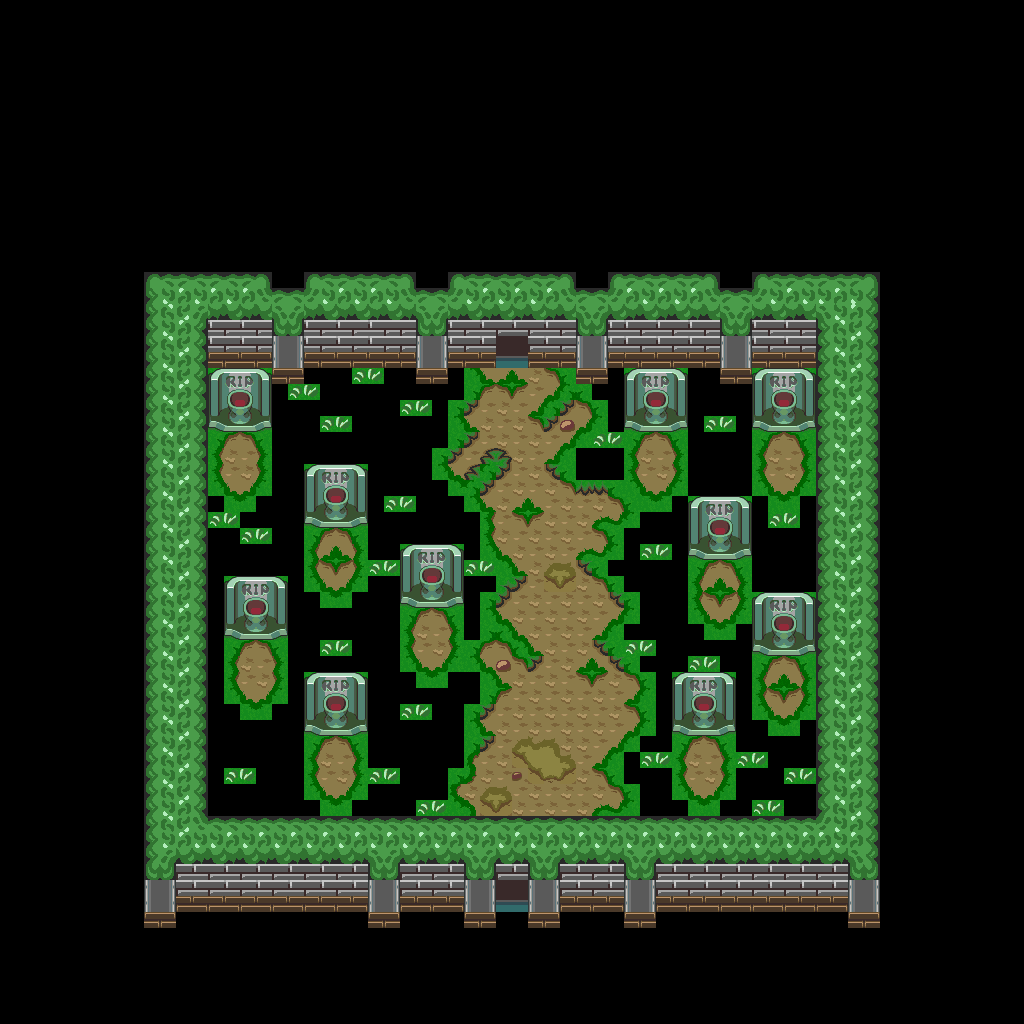

A 2D game scene composited from a Tiled map and its tileset images. What follows is a short description and the map's XML, with each tile layer's data collapsed to a summary:
An orthogonal 64x64 tile map with 16x16 px tiles, 1 tile layer (base), 1 hidden layer not drawn and 14 objects.

<map version="1.10" tiledversion="1.12.1" orientation="orthogonal" renderorder="right-down" width="64" height="64" tilewidth="16" tileheight="16" infinite="0" nextlayerid="3" nextobjectid="15">
 <tileset firstgid="1" source="../classiciphone_pics4.tsx" />
 <layer id="1" name="base" width="64" height="64">
  <data>[4096 cells, 3707 non-empty, 84 distinct tile ids]</data>
 </layer>
 <layer id="2" name="collision" width="64" height="64" visible="0">
  <properties><property name="collision" value="true" /></properties>
  <data>[4096 cells, 3126 non-empty, 1 distinct tile ids]</data>
 </layer>
 <objectgroup id="3" name="npcs">
  <object id="1" x="416.0" y="336.0" width="16" height="16">
   <properties>
    <property name="gani" value="candle.mng" />
    <property name="script" type="string">-- Auto-converted from GraalScript
self.dontblock = true
-- drawunderplayer;</property>
   </properties>
  </object>
  <object id="2" x="576.0" y="336.0" width="16" height="16">
   <properties>
    <property name="gani" value="candle.mng" />
    <property name="script" type="string">-- Auto-converted from GraalScript
self.dontblock = true
-- drawunderplayer;</property>
   </properties>
  </object>
  <object id="3" x="720.0" y="336.0" width="16" height="16">
   <properties>
    <property name="gani" value="candle.mng" />
    <property name="script" type="string">-- Auto-converted from GraalScript
self.dontblock = true
-- drawunderplayer;</property>
   </properties>
  </object>
  <object id="4" x="272.0" y="336.0" width="16" height="16">
   <properties>
    <property name="gani" value="candle.mng" />
    <property name="script" type="string">-- Auto-converted from GraalScript
self.dontblock = true
-- drawunderplayer;</property>
   </properties>
  </object>
  <object id="5" x="368.0" y="272.0" width="16" height="16">
   <properties>
    <property name="gani" value="light4.png" />
    <property name="script" type="string">-- Auto-converted from GraalScript
-- [CLIENT-SIDE — server no-op]
-- if (created) {
-- 
-- dontblock;
-- }
-- if (playerenters) {
-- setcoloreffect 1,0.6,0,0.5;
-- drawaslight;
-- this.zoom = 1;
-- timeout = 0.05;
-- }
-- if (timeout) {
-- if (this.zoom&lt;=1) {
-- this.ds=1;
-- }
-- else if (this.zoom&gt;=1.1) {
-- this.ds=0;
-- }
-- if (this.ds==1) {
-- this.zoom += 0.02;
-- setzoomeffect this.zoom;
-- }
-- else if (this.ds==0) {
-- this.zoom -= 0.03;
-- setzoomeffect this.zoom;
-- }
-- timeout = 0.05;
-- }</property>
   </properties>
  </object>
  <object id="6" x="224.0" y="272.0" width="16" height="16">
   <properties>
    <property name="gani" value="light4.png" />
    <property name="script" type="string">-- Auto-converted from GraalScript
-- [CLIENT-SIDE — server no-op]
-- if (created) {
-- 
-- dontblock;
-- }
-- if (playerenters) {
-- setcoloreffect 1,0.6,0,0.5;
-- drawaslight;
-- this.zoom = 1;
-- timeout = 0.05;
-- }
-- if (timeout) {
-- if (this.zoom&lt;=1) {
-- this.ds=1;
-- }
-- else if (this.zoom&gt;=1.1) {
-- this.ds=0;
-- }
-- if (this.ds==1) {
-- this.zoom += 0.02;
-- setzoomeffect this.zoom;
-- }
-- else if (this.ds==0) {
-- this.zoom -= 0.03;
-- setzoomeffect this.zoom;
-- }
-- timeout = 0.05;
-- }</property>
   </properties>
  </object>
  <object id="7" x="528.0" y="272.0" width="16" height="16">
   <properties>
    <property name="gani" value="light4.png" />
    <property name="script" type="string">-- Auto-converted from GraalScript
-- [CLIENT-SIDE — server no-op]
-- if (created) {
-- 
-- dontblock;
-- }
-- if (playerenters) {
-- setcoloreffect 1,0.6,0,0.5;
-- drawaslight;
-- this.zoom = 1;
-- timeout = 0.05;
-- }
-- if (timeout) {
-- if (this.zoom&lt;=1) {
-- this.ds=1;
-- }
-- else if (this.zoom&gt;=1.1) {
-- this.ds=0;
-- }
-- if (this.ds==1) {
-- this.zoom += 0.02;
-- setzoomeffect this.zoom;
-- }
-- else if (this.ds==0) {
-- this.zoom -= 0.03;
-- setzoomeffect this.zoom;
-- }
-- timeout = 0.05;
-- }</property>
   </properties>
  </object>
  <object id="8" x="672.0" y="272.0" width="16" height="16">
   <properties>
    <property name="gani" value="light4.png" />
    <property name="script" type="string">-- Auto-converted from GraalScript
-- [CLIENT-SIDE — server no-op]
-- if (created) {
-- 
-- dontblock;
-- }
-- if (playerenters) {
-- setcoloreffect 1,0.6,0,0.5;
-- drawaslight;
-- this.zoom = 1;
-- timeout = 0.05;
-- }
-- if (timeout) {
-- if (this.zoom&lt;=1) {
-- this.ds=1;
-- }
-- else if (this.zoom&gt;=1.1) {
-- this.ds=0;
-- }
-- if (this.ds==1) {
-- this.zoom += 0.02;
-- setzoomeffect this.zoom;
-- }
-- else if (this.ds==0) {
-- this.zoom -= 0.03;
-- setzoomeffect this.zoom;
-- }
-- timeout = 0.05;
-- }</property>
   </properties>
  </object>
  <object id="9" x="240.0" y="400.0" width="16" height="16">
   <properties>
    <property name="gani" value="halloweenc-fog.png" />
    <property name="script" type="string">-- Auto-converted from GraalScript
-- if (created) {
-- setimg halloweenc-fog.png;
self.dontblock = true
end
-- [CLIENT-SIDE — server no-op]
-- if (playerenters) {
-- setcoloreffect 1,1,1,0.33;
-- setzoomeffect 2;
-- drawaslight;
-- }</property>
   </properties>
  </object>
  <object id="10" x="528.0" y="448.0" width="16" height="16">
   <properties>
    <property name="gani" value="halloweenc-fog.png" />
    <property name="script" type="string">-- Auto-converted from GraalScript
-- if (created) {
-- setimg halloweenc-fog.png;
self.dontblock = true
end
-- [CLIENT-SIDE — server no-op]
-- if (playerenters) {
-- setcoloreffect 1,1,1,0.33;
-- setzoomeffect 3;
-- drawaslight;
-- }</property>
   </properties>
  </object>
  <object id="11" x="384.0" y="208.0" width="16" height="16">
   <properties>
    <property name="gani" value="halloweenc-fog.png" />
    <property name="script" type="string">-- Auto-converted from GraalScript
-- if (created) {
-- setimg halloweenc-fog.png;
self.dontblock = true
end
-- [CLIENT-SIDE — server no-op]
-- if (playerenters) {
-- setcoloreffect 1,1,1,0.33;
-- setzoomeffect 2;
-- drawaslight;
-- }</property>
   </properties>
  </object>
  <object id="12" x="208.0" y="672.0" width="16" height="16">
   <properties>
    <property name="gani" value="halloweenc-fog.png" />
    <property name="script" type="string">-- Auto-converted from GraalScript
-- if (created) {
-- setimg halloweenc-fog.png;
self.dontblock = true
end
-- [CLIENT-SIDE — server no-op]
-- if (playerenters) {
-- setcoloreffect 1,1,1,0.33;
-- setzoomeffect 2;
-- drawaslight;
-- }</property>
   </properties>
  </object>
  <object id="13" x="592.0" y="736.0" width="16" height="16">
   <properties>
    <property name="gani" value="halloweenc-fog.png" />
    <property name="script" type="string">-- Auto-converted from GraalScript
-- if (created) {
-- setimg halloweenc-fog.png;
self.dontblock = true
end
-- [CLIENT-SIDE — server no-op]
-- if (playerenters) {
-- setcoloreffect 1,1,1,0.33;
-- setzoomeffect 2;
-- drawaslight;
-- }</property>
   </properties>
  </object>
  <object id="14" x="192.0" y="432.0" width="16" height="16">
   <properties>
    <property name="script" type="string">-- Auto-converted from GraalScript
-- [CLIENT-SIDE — server no-op]
-- seteffect 0,0,0,.8;</property>
   </properties>
  </object>
 </objectgroup>
</map>
